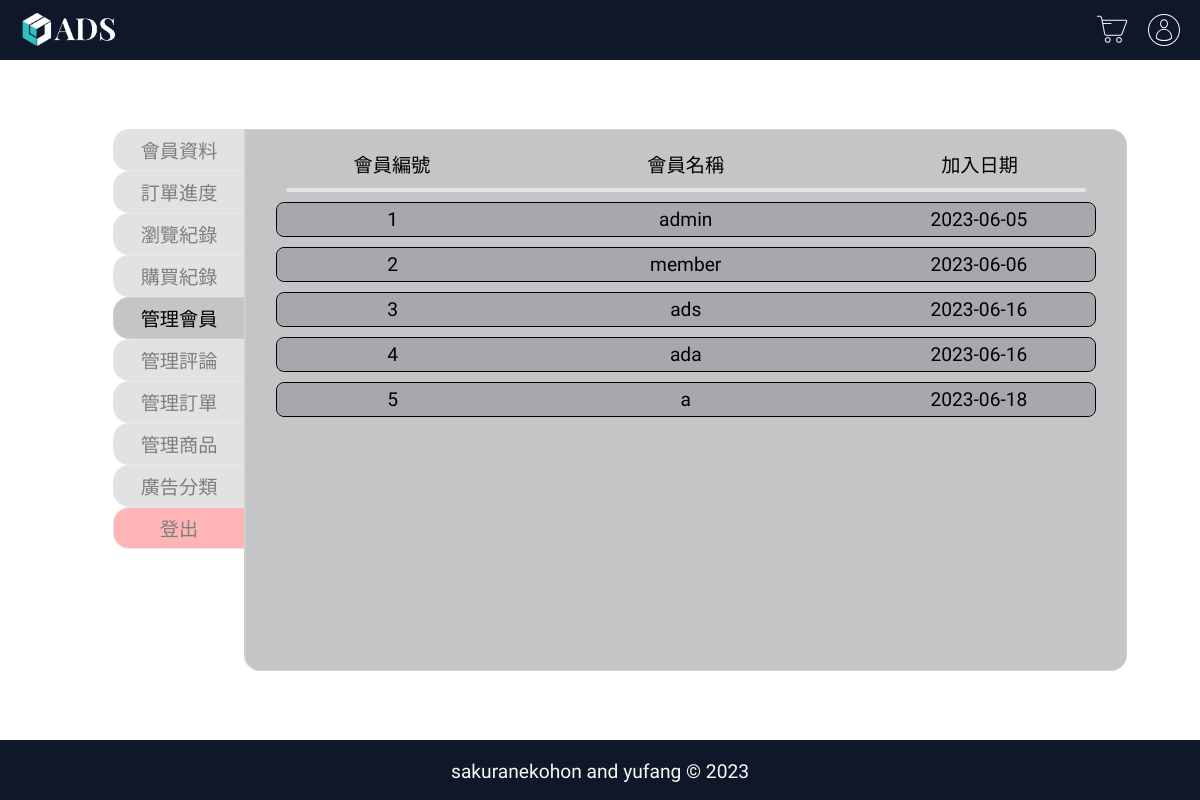
Page /manageMember.php on the committed database.
### tables this page shows
CREATE TABLE `member` (
  `id` int(11) NOT NULL,
  `user` varchar(32) NOT NULL,
  `mail` varchar(50) NOT NULL,
  `password` varchar(50) NOT NULL,
  `phone` varchar(10) NOT NULL,
  `sex` varchar(5) NOT NULL,
  `address` varchar(50) NOT NULL,
  `level` int(10) NOT NULL,
  `createDate` timestamp NOT NULL DEFAULT current_timestamp()
);

### manageMember.php (the view, shortened to what this page needs)
<?php
$link = mysqli_connect("localhost", "root", "root123456", "group_09")
or die("無法開啟MySQL資料庫連結!<br>");
mysqli_query($link, 'SET CHARACTER SET utf8');
mysqli_query($link, "SET collation_connection = 'utf8_unicode_ci'");
$html="";
if ($result = mysqli_query($link, "SELECT * FROM member")) {
    while ($row = mysqli_fetch_assoc($result)) {
        $id=$row['id'];
        $user=$row['user'];
        $s_date=$row['createDate'];
        $d_arr=explode(" ",$s_date);
        $date=$d_arr[0];
        $mail=$row['mail'];
        $phone=$row['phone'];
        $addr=$row['address'];
        $level=$row['level'];
        $sex=$row['sex'];
        $html.='<li>'
        . '<div class="member_window_manage_member_description">'
        . '<button type="button" onclick="moreinfo(this)">'
        . '<span>' .$id.'</span>'
        . '<span>' .$user. '</span>'
        . '<span>' .$date. '</span>'
        . '</button>'
        . '<div class="member_window_manage_member_details member_window_item_padding" style="display:none">'
        . '<div class="member_window_item_cutting"></div>'
        . '<form name="form" action=""  method="post">'
        . '<div class="member_window_member_info" style="margin: 7px 0px;">'
        . '<div class="member_window_member_info_level"><span>會員等級：</span>'
        . '<select name="level" id="'.$id.'" class="'.$level.'"disabled>'
        . '<option value="copper">copper</option>'
        . '<option value="silver">silver</option>'
        . '<option value="golden">golden</option>'
        . '</select>'
        . '</div>'
        . ' <div class="member_window_member_info_name"><span>會員名稱：</span><input'
        . ' type="text" value="' .$user. '" id="username" disabled>'
        . '<span id="nametxt" class="errormsg"></span>'
        . '</div>'
        . '<div class="member_window_member_info_mail"><span>電子信箱：</span><input'
        . ' type="email" value="' .$mail. '" id="mail" disabled></span>'
        . '<span id="mailtxt" class="errormsg"></span>'
        . '</div>'
        . '<div class="member_window_member_info_phone"><span>電話號碼：</span><input'
        . ' type="text" value="' .$phone. '" id="phone" disabled>'
        . '<span id="phonetxt" class="errormsg"></span>'
        . '</div>'
        . '<div class="member_window_member_info_sex "><span>性　　別：</span>'
        . '<select name="sex" id="sex" class="'.$sex.'" disabled>'
        . '<option value="none">未設定</option>'
        . '<option value="男">男</option>'
        . '<option value="女">女</option>'
        . '</select>'
        . '</div>'
        . '<div class="member_window_member_info_address"><span>通訊地址：</span><input type="text" value="' .$addr. '" id="address" disabled>'
        . '<span id="addresstxt" class="errormsg"></span>'
        . '</div>'
        . '</div>'
        . '<div class="member_window_item_cutting"></div>'
        . '<div class="member_window_member_btn">'
        . '<div class="member_window_member_accept"><button type="button" onclick=" modify(this)">修改內容</button>'
        . '</div>'
        . '<div class="member_window_member_delete"><button type="button" onclick="remove(this)">刪除帳號</button>'
        . '</div>'
        . '</div>'
        . '</form>'
        . '</div>'
        . '</div>'
        . '</li>';
    }
}
?>
<!DOCTYPE html>
<html lang="en">
<head>
    <link href="styles/member.css" rel="stylesheet">
    <link href="styles/style.css" rel="stylesheet">
    <link href="styles/mobile.css" rel="stylesheet">
</head>
<body>
<?php include("./php/navNotSearch.php");?>
    <div class="page">
        <div class="member_window">
            <div class="member_window_list">
                <ul>
                    <li><a href="memberData.php">會員資料</a></li>
                    <li><a href="orderStatus.php">訂單進度</a></li>
                    <li><a href="browsingHistory.php">瀏覽紀錄</a></li>
                    <li><a href="buyHistory.php">購買紀錄</a></li>
                    <li style="opacity: 1;"><a href="">管理會員</a></li>
                    <li><a href="manageComment.php">管理評論</a></li>
                    <li><a href="manageOrder.php">管理訂單</a></li>
                    <li><a href="manageProduct.php">管理商品</a></li>
                    <li><a href="adSelect.php">廣告分類</a></li>
                    <li ><button onclick="logout()">登出</button></li>
                </ul>
            </div>
            <div class="member_window_right">
                <div class="member_window_manage_member_bar">
                    <span>會員編號</span><span>會員名稱</span><span>加入日期</span>
                </div>
                <div class="member_window_cutting"></div>
                <div class="member_window_manage_member_list">
                    <ul>
                        <?php echo $html;?>
                    </ul>
                </div>
            </div>
        </div>
    </div>
    <?php include("./php/footer.php");?>
</body>
</html>

### php/navNotSearch.php (shortened to what this page needs)
<?php
    echo
    '<nav class="bar">
        <div class="bar_div">
            <div class="bar_left">
                <a href="index.php" target="_parent"><img src="images/logo.svg"></a>
            </div>
            <div class="bar_right">
                <button type="button" class="bar_button"><a href="cart.php">
                        <img src="images/cart.svg" alt="Cart" class="bar_img_size"></a></button>
                <span style="width: 100%;max-width: 20px;"></span>
                <button type="button" class="bar_button" onclick="intoMemberInfo()"><img src="images/user.svg" alt="Log in" class="bar_img_size"></button>
            </div>
        </div>
    </nav>
    <nav class="mobilebar">
</nav>'
?>

### php/footer.php
<?php
    echo
    '<div>
        <div class="copyright_line">
            <span>sakuranekohon and yufang © 2023</span>
        </div>
    </div>'
?>

### styles/member.css (style rules this page uses)
html { height: 100%; }
body { background-color: white; padding: 0px; margin: 0px; font-family: 'Zen Maru Gothic', sans-serif; height: 100%; }
a, h1, h2, h3, h4, h5, h6, span, p, button, input, select { font-family: 'Zen Maru Gothic', sans-serif; }
.page { display: flex; justify-content: center; align-items: center; width: auto; margin: 50px; }
.member_window { width: 100%; max-width: 1200px; display: flex; justify-content: center; }
.member_window_list { width: 15.5%; min-width: 150px; }
.member_window_list ul { margin: 0px; }
.member_window_list li { border: 1px #cfcfcf solid; border-right: 0px; border-top-left-radius: 1rem; border-bottom-left-radius: 1rem; list-style: none; height: 40px; display: flex; justify-content: center; align-items: center; background-color: #888b8f7e; opacity: 0.5; }
.member_window_list li:last-child { background-color: #ff6e6e; opacity: 0.5; }
.member_window_list a { text-decoration: none; color: #000000; font-size: 1.2rem; padding: 5px 10px; }
.member_window_list button { background-color: transparent; border: 0px; font-size: 1.2rem; cursor: pointer; width: 76px; }
.member_window_right { width: 80%; background-color: #888b8f7e; border: 1px #cfcfcf solid; border-left: 2px #cfcfcf solid; border-top-right-radius: 1rem; border-bottom-right-radius: 1rem; border-bottom-left-radius: 1rem; font-size: 1.2rem; min-height: 540px; }
.member_window_cutting { margin: 10px 40px; border: 2px #e4e4e4 solid; border-radius: 999px; }
.member_window_member_info, .member_window_status_list, .member_window_bhistory_list, .member_window_buyhistory_list, .member_window_manage_member_list, .member_window_manage_comment_list, .member_window_manage_order_list { margin: 7px 30px; }
.member_window_status_bar, .member_window_bhistory_bar, .member_window_buyhistory_bar, .member_window_manage_member_bar, .member_window_manage_comment_bar, .member_window_manage_order_bar { margin: 10px 30px; display: flex; justify-content: space-around; }
.member_window_status_bar span, .member_window_status_product_description span, .member_window_bhistory_bar>span, .member_window_bhistory_product>div, .member_window_buyhistory_bar span, .member_window_buyhistory_product_description span, .member_window_buyhistory_product_number span, .member_window_manage_member_bar span, .member_window_manage_member_description button span, .member_window_manage_comment_bar span, .member_window_manage_comment_description button>span, .member_window_manage_order_bar>span, .member_window_manage_order_description button>span { width: 25%; display: flex; align-items: center; justify-content: center; text-overflow: ellipsis; overflow: hidden; white-space: nowrap; }
.member_window_status_bar span:nth-child(2), .member_window_bhistory_bar>span:nth-child(2), .member_window_bhistory_product>div:nth-child(2), .member_window_buyhistory_bar span:nth-child(2), .member_window_buyhistory_product_number span:nth-child(2), .member_window_manage_member_bar span:nth-child(2), .member_window_manage_member_description span:nth-child(2), .member_window_manage_comment_bar span:nth-child(2), .member_window_manage_comment_description span:nth-child(2), .member_window_manage_order_bar span:nth-child(2), .member_window_manage_order_description span:nth-child(2) { width: 40%; }
.member_window_status_list ul, .member_window_bhistory_list ul, .member_window_buyhistory_list ul, .member_window_manage_member_list ul, .member_window_manage_comment_list ul, .member_window_manage_order_list ul { margin: 0px; padding: 0px; }
.member_window_status_list li, .member_window_bhistory_list li, .member_window_buyhistory_list li, .member_window_manage_member_list li, .member_window_manage_comment_list li, .member_window_manage_order_list li { list-style: none; border: 1px black solid; border-radius: 0.5rem; padding: 0px; margin: 10px 0px; }
.member_window_status_product_description>button, .member_window_manage_member_description>button, .member_window_buyhistory_product_number>button, .member_window_manage_comment_description>button, .member_window_manage_order_description>button, .member_window_adSelect_text>button { padding: 5px 0px; background-color: #888b8f7e; border: 0px; font-size: 1.2rem; display: flex; justify-content: space-around; width: 100%; border-radius: 0.5rem; }

### styles/mobile.css (style rules this page uses)
body { margin: 0px; padding: 0px; font-family: 'Zen Maru Gothic', sans-serif; background-color: white; }
ul, li, a, button, span, div { font-family: 'Zen Maru Gothic', sans-serif; }

### rows in the picture
member: id "1", user "admin", createDate "2023-06-05"
member: id "2", user "member", createDate "2023-06-06"
member: id "3", user "ads", createDate "2023-06-16"
member: id "4", user "ada", createDate "2023-06-16"
member: id "5", user "a", createDate "2023-06-18"
